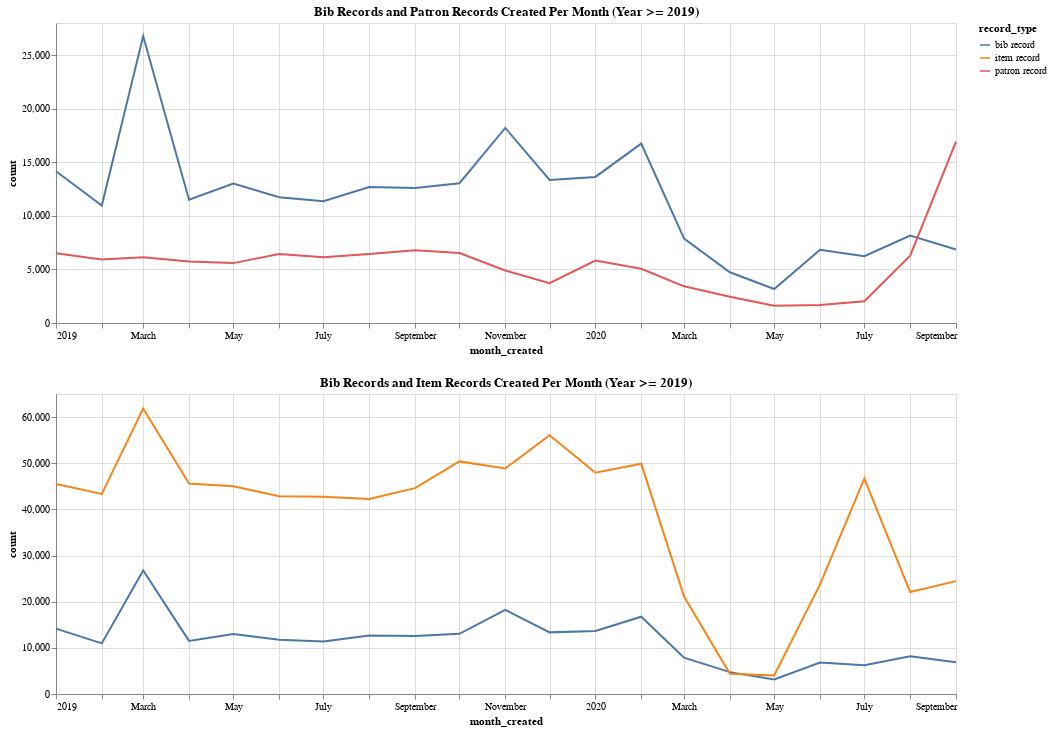

Source (notebook cell):
### Code cell
'''
concatinate the two charts together!

NOTE: The scales don't match ... we'd need to get a little fancier to make sure the scales match
'''

alt.vconcat(bib_v_patron, bib_v_item)

### Figure 1 — Vega-Lite specification as saved in the notebook (floating-point values rounded to 4 significant figures)
{"config": {"view": {"continuousWidth": 400, "continuousHeight": 300}}, "vconcat": [{"data": {"name": "data-316527dea7cc245d2292bc1e576bfea4"}, "mark": "line", "encoding": {"color": {"type": "nominal", "field": "record_type"}, "tooltip": [{"type": "temporal", "field": "month_created"}, {"type": "quantitative", "field": "count"}, {"type": "nominal", "field": "record_type"}], "x": {"type": "temporal", "field": "month_created"}, "y": {"type": "quantitative", "field": "count"}}, "title": "Bib Records and Patron Records Created Per Month (Year >= 2019)", "width": 900}, {"data": {"name": "data-9f5dc09c6c02239ca59177b5d140638e"}, "mark": "line", "encoding": {"color": {"type": "nominal", "field": "record_type"}, "tooltip": [{"type": "temporal", "field": "month_created"}, {"type": "quantitative", "field": "count"}, {"type": "nominal", "field": "record_type"}], "x": {"type": "temporal", "field": "month_created"}, "y": {"type": "quantitative", "field": "count"}}, "title": "Bib Records and Item Records Created Per Month (Year >= 2019)", "width": 900}], "$schema": "https://vega.github.io/schema/vega-lite/v4.8.1.json", "datasets": {"data-316527dea7cc245d2292bc1e576bfea4": [{"month_created": "2019-01", "record_type": "bib record", "count": 14169}, {"month_created": "2019-01", "record_type": "patron record", "count": 6519}, {"month_created": "2019-02", "record_type": "bib record", "count": 10967}, {"month_created": "2019-02", "record_type": "patron record", "count": 5924}, {"month_created": "2019-03", "record_type": "bib record", "count": 26779}, {"month_created": "2019-03", "record_type": "patron record", "count": 6137}, {"month_created": "2019-04", "record_type": "bib record", "count": 11502}, {"month_created": "2019-04", "record_type": "patron record", "count": 5741}, {"month_created": "2019-05", "record_type": "bib record", "count": 13022}, {"month_created": "2019-05", "record_type": "patron record", "count": 5590}, {"month_created": "2019-06", "record_type": "bib record", "count": 11740}, {"month_created": "2019-06", "record_type": "patron record", "count": 6446}, {"month_created": "2019-07", "record_type": "bib record", "count": 11357}, {"month_created": "2019-07", "record_type": "patron record", "count": 6137}, {"month_created": "2019-08", "record_type": "bib record", "count": 12688}, {"month_created": "2019-08", "record_type": "patron record", "count": 6430}, {"month_created": "2019-09", "record_type": "bib record", "count": 12592}, {"month_created": "2019-09", "record_type": "patron record", "count": 6794}, {"month_created": "2019-10", "record_type": "bib record", "count": 13048}, {"month_created": "2019-10", "record_type": "patron record", "count": 6531}, {"month_created": "2019-11", "record_type": "bib record", "count": 18204}, {"month_created": "2019-11", "record_type": "patron record", "count": 4898}, {"month_created": "2019-12", "record_type": "bib record", "count": 13353}, {"month_created": "2019-12", "record_type": "patron record", "count": 3709}, {"month_created": "2020-01", "record_type": "bib record", "count": 13636}, {"month_created": "2020-01", "record_type": "patron record", "count": 5833}, {"month_created": "2020-02", "record_type": "bib record", "count": 16741}, {"month_created": "2020-02", "record_type": "patron record", "count": 5066}, {"month_created": "2020-03", "record_type": "bib record", "count": 7876}, {"month_created": "2020-03", "record_type": "patron record", "count": 3424}, {"month_created": "2020-04", "record_type": "bib record", "count": 4737}, {"month_created": "2020-04", "record_type": "patron record", "count": 2455}, {"month_created": "2020-05", "record_type": "bib record", "count": 3168}, {"month_created": "2020-05", "record_type": "patron record", "count": 1619}, {"month_created": "2020-06", "record_type": "bib record", "count": 6827}, {"month_created": "2020-06", "record_type": "patron record", "count": 1674}, {"month_created": "2020-07", "record_type": "bib record", "count": 6235}, {"month_created": "2020-07", "record_type": "patron record", "count": 2026}, {"month_created": "2020-08", "record_type": "bib record", "count": 8153}, {"month_created": "2020-08", "record_type": "patron record", "count": 6284}, {"month_created": "2020-09", "record_type": "bib record", "count": 6860}, {"month_created": "2020-09", "record_type": "patron record", "count": 16934}], "data-9f5dc09c6c02239ca59177b5d140638e": [{"month_created": "2019-01", "record_type": "bib record", "count": 14169}, {"month_created": "2019-01", "record_type": "item record", "count": 45512}, {"month_created": "2019-02", "record_type": "bib record", "count": 10967}, {"month_created": "2019-02", "record_type": "item record", "count": 43340}, {"month_created": "2019-03", "record_type": "bib record", "count": 26779}, {"month_created": "2019-03", "record_type": "item record", "count": 61856}, {"month_created": "2019-04", "record_type": "bib record", "count": 11502}, {"month_created": "2019-04", "record_type": "item record", "count": 45617}, {"month_created": "2019-05", "record_type": "bib record", "count": 13022}, {"month_created": "2019-05", "record_type": "item record", "count": 45024}, {"month_created": "2019-06", "record_type": "bib record", "count": 11740}, {"month_created": "2019-06", "record_type": "item record", "count": 42863}, {"month_created": "2019-07", "record_type": "bib record", "count": 11357}, {"month_created": "2019-07", "record_type": "item record", "count": 42727}, {"month_created": "2019-08", "record_type": "bib record", "count": 12688}, {"month_created": "2019-08", "record_type": "item record", "count": 42237}, {"month_created": "2019-09", "record_type": "bib record", "count": 12592}, {"month_created": "2019-09", "record_type": "item record", "count": 44593}, {"month_created": "2019-10", "record_type": "bib record", "count": 13048}, {"month_created": "2019-10", "record_type": "item record", "count": 50398}, {"month_created": "2019-11", "record_type": "bib record", "count": 18204}, {"month_created": "2019-11", "record_type": "item record", "count": 48846}, {"month_created": "2019-12", "record_type": "bib record", "count": 13353}, {"month_created": "2019-12", "record_type": "item record", "count": 56060}, {"month_created": "2020-01", "record_type": "bib record", "count": 13636}, {"month_created": "2020-01", "record_type": "item record", "count": 47946}, {"month_created": "2020-02", "record_type": "bib record", "count": 16741}, {"month_created": "2020-02", "record_type": "item record", "count": 49899}, {"month_created": "2020-03", "record_type": "bib record", "count": 7876}, {"month_created": "2020-03", "record_type": "item record", "count": 21130}, {"month_created": "2020-04", "record_type": "bib record", "count": 4737}, {"month_created": "2020-04", "record_type": "item record", "count": 4407}, {"month_created": "2020-05", "record_type": "bib record", "count": 3168}, {"month_created": "2020-05", "record_type": "item record", "count": 4031}, {"month_created": "2020-06", "record_type": "bib record", "count": 6827}, {"month_created": "2020-06", "record_type": "item record", "count": 23760}, {"month_created": "2020-07", "record_type": "bib record", "count": 6235}, {"month_created": "2020-07", "record_type": "item record", "count": 46674}, {"month_created": "2020-08", "record_type": "bib record", "count": 8153}, {"month_created": "2020-08", "record_type": "item record", "count": 22080}, {"month_created": "2020-09", "record_type": "bib record", "count": 6860}, {"month_created": "2020-09", "record_type": "item record", "count": 24458}]}}
